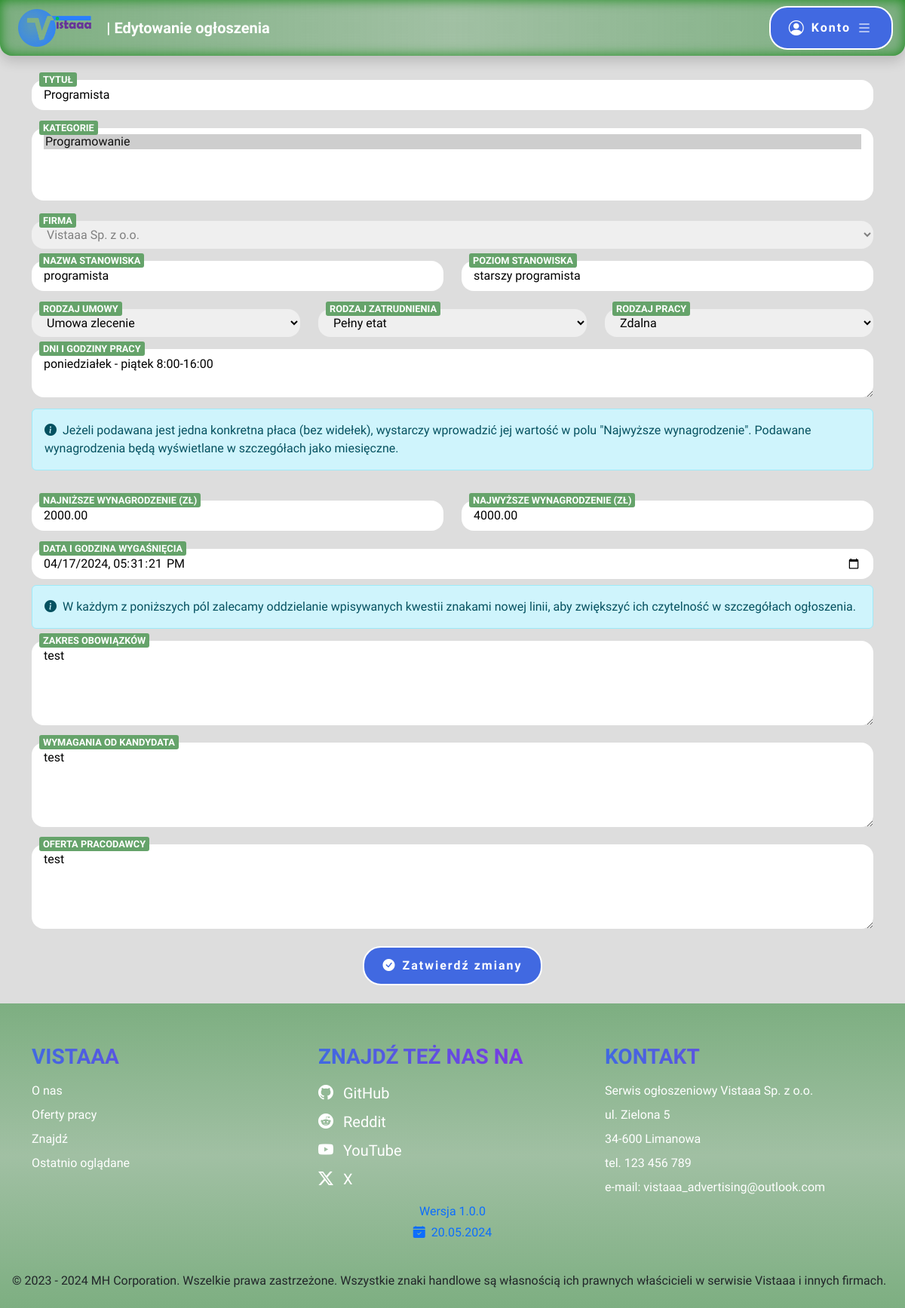
The app's page /offerform.php?id=1 (signed in) with its own data.
### tables this page shows
CREATE TABLE `advertisement` (
  `advertisement_id` int(10) UNSIGNED NOT NULL,
  `title` varchar(100) NOT NULL,
  `company_id` int(10) UNSIGNED NOT NULL,
  `position_name` varchar(50) NOT NULL,
  `position_level` varchar(50) NOT NULL,
  `contract_type` enum('Umowa o pracę','Umowa zlecenie','Umowa o dzieło') NOT NULL,
  `employment_type` enum('Pełny etat','Pół etatu','1/4 etatu','3/4 etatu','Staż','Praktyki','Wolontariat') NOT NULL,
  `work_type` enum('Zdalna','Stacjonarna','Hybrydowa') NOT NULL,
  `salary_lowest` decimal(8,2) DEFAULT NULL,
  `salary_highest` decimal(8,2) NOT NULL,
  `work_days` varchar(50) NOT NULL,
  `date_added` datetime NOT NULL,
  `date_expiration` datetime NOT NULL,
  `responsibilities` text NOT NULL,
  `requirements` text NOT NULL,
  `offer` text NOT NULL
);

### offerform.php (the view, shortened to what this page needs)
<?php
	require "connect.php";
	$connect = new mysqli($host, $db_user, $db_password, $db_name);
	if(isset($_GET["id"]) && array_key_exists("company_id", $_SESSION["logged"]))
	{
		$id = $_GET["id"];
		$result = $connect->execute_query('SELECT * FROM advertisement WHERE advertisement_id = ?', [$id]);
		if($result->num_rows == 1)
		{
			$editRow = $result->fetch_assoc();
		}
	}
	$contract_types = array("Umowa o pracę", "Umowa zlecenie", "Umowa o dzieło");
	$employment_types = array("Pełny etat", "Pół etatu", "1/4 etatu", "3/4 etatu", "Praktyki", "Staż", "Wolontariat");
	$work_types = array("Stacjonarna", "Zdalna", "Hybrydowa");
?>
<!DOCTYPE html>
<html lang="pl">
<head>
    <link href="https://cdn.jsdelivr.net/npm/bootstrap@5.3.3/dist/css/bootstrap.min.css" rel="stylesheet">
    <link rel="stylesheet" href="https://cdn.jsdelivr.net/npm/bootstrap-icons@1.11.3/font/bootstrap-icons.min.css">
    <link rel="stylesheet" href="style.css">
</head>
<body>
<?php
		include "header.php";
	?>
	<main>
		<article class="container-md">
			<?php
				$editError = false;
				$isEditModeEnabled = false;
				$connect = new mysqli($host, $db_user, $db_password, $db_name);
				$connect->set_charset('utf8mb4');
				if(isset($_GET["id"]))
				{
					$id = $_GET["id"];
					$result = $connect->execute_query('SELECT * FROM advertisement WHERE advertisement_id = ?', [$id]);
					if($result->num_rows != 1)
						$editError = true;
					else
					{
						$isEditModeEnabled = true;
						$categories = array();
						$editRow = $result->fetch_assoc();
						$result = $connect->execute_query('SELECT * FROM advertisement_category WHERE advertisement_id = ?', [$id]);
						while($offerCategory = $result->fetch_assoc())
							array_push($categories, $offerCategory["category_id"]);
					}
				}
				if(!$editError)
				{
					echo "<form action='offerform.php' id='offerForm'";
					if($isEditModeEnabled)
						echo "?id=".$_GET["id"];
					echo "' method='POST'>";
					echo "<div class='position-relative formInput mt-3'>";
                    echo "<input type='text' id='title' name='title' minlength='3' maxlength='100' placeholder='Tytuł' required class='rounded-4 border-0 w-100 py-2 px-3'";
					if($isEditModeEnabled)
						echo " value='".htmlspecialchars($editRow["title"])."'";
                    echo "><label for='title' class='position-absolute'>Tytuł</label>";
                    echo "</div>";
					echo "<div class='position-relative formInput mt-4'>";
					echo "<select id='category' multiple required name='category[]' class='rounded-4 border-0 w-100 py-2 px-3'>";
					$result = $connect->execute_query('SELECT category_id, name FROM category');
					while($row = $result->fetch_assoc())
					{
						echo "<option value='".$row["category_id"]."'";
						if($isEditModeEnabled && in_array($row["category_id"], $categories))
							echo " selected";
						echo ">".$row["name"]."</option>";
					}
                    echo "</select><label for='category' class='position-absolute'>Kategorie</label></div>";
					echo "<div class='position-relative formInput mt-4'>";
					echo "<select id='company' name='company' class='rounded-4 border-0 w-100 py-2 px-3'";
					if(array_key_exists("company_id", $_SESSION["logged"]))
						echo " disabled><option selected value='".$_SESSION["logged"]["company_id"]."'>".$_SESSION["logged"]["name"]."</option>";
                    echo "</select><label for='company' class='position-absolute'>Firma</label></div>";
					echo "<section class='row'>";
					echo "<div class='col-12 col-md-6'><div class='position-relative formInput mt-3'>";
					echo "<input type='text' id='name' name='name' minlength='3' maxlength='50' placeholder='Nazwa stanowiska' required class='rounded-4 border-0 w-100 py-2 px-3'";
					if($isEditModeEnabled)
						echo " value='".htmlspecialchars($editRow["position_name"])."'";
                    echo "><label for='name' class='position-absolute'>Nazwa stanowiska</label>";
                    echo "</div>";
					echo "</div>";
					echo "<div class='col-12 col-md-6'><div class='position-relative formInput mt-3'>";
					echo "<input type='text' id='level' name='level' minlength='3' maxlength='50' placeholder='Poziom stanowiska' required class='rounded-4 border-0 w-100 py-2 px-3'";
					if($isEditModeEnabled)
						echo " value='".htmlspecialchars($editRow["position_level"])."'";
                    echo "><label for='level' class='position-absolute'>Poziom stanowiska</label>";
                    echo "</div>";
					echo "</div>";
					echo "</section>";
					echo "<section class='row'>";
					echo "<div class='col-12 col-sm-6 col-md-4'><div class='position-relative formInput mt-4'>";
					echo "<select required id='contract' name='contract' class='rounded-4 border-0 w-100 py-2 px-3'><option value='' disabled selected hidden>Wybierz...</option>";
					for($i = 0; $i < count($contract_types); $i++)
					{
						echo "<option value='".$i."'";
						if($isEditModeEnabled && $editRow["contract_type"] == $contract_types[$i])
							echo " selected";
						echo ">".$contract_types[$i]."</option>";
					}
                    echo "</select><label for='contract' class='position-absolute'>Rodzaj umowy</label>";
                    echo "</div>";
					echo "</div>";
					echo "<div class='col-12 col-sm-6 col-md-4'><div class='position-relative formInput mt-4'>";
					echo "<select required id='employment' name='employment' class='rounded-4 border-0 w-100 py-2 px-3'><option value='' disabled selected hidden>Wybierz...</option>";
					for($i = 0; $i < count($employment_types); $i++)
					{
						echo "<option value='".$i."'";
						if($isEditModeEnabled && $editRow["employment_type"] == $employment_types[$i])
							echo " selected";
						echo ">".$employment_types[$i]."</option>";
					}
                    echo "</select><label for='employment' class='position-absolute'>Rodzaj zatrudnienia</label>";
                    echo "</div>";
					echo "</div>";
					echo "<div class='col-12 col-sm-6 col-md-4'><div class='position-relative formInput mt-4'>";
					echo "<select required id='work' name='work' class='rounded-4 border-0 w-100 py-2 px-3'><option value='' disabled selected hidden>Wybierz...</option>";
					for($i = 0; $i < count($work_types); $i++)
					{
						echo "<option value='".$i."'";
						if($isEditModeEnabled && $editRow["work_type"] == $work_types[$i])
							echo " selected";
						echo ">".$work_types[$i]."</option>";
					}
                    echo "</select><label for='work' class='position-absolute'>Rodzaj pracy</label>";
                    echo "</div>";
					echo "</div>";
					echo "</section>";
					echo "<div class='position-relative formInput mt-3'>";
                    echo "<textarea minlength='4' maxlength='50' rows='2' id='days' name='days' placeholder='Dni i godziny pracy' required class='rounded-4 border-0 w-100 py-2 px-3'>";
					if($isEditModeEnabled)
						echo htmlspecialchars($editRow["work_days"]);
                    echo "</textarea><label for='days' class='position-absolute'>Dni i godziny pracy</label>";
                    echo "</div>";
					echo "<div class='alert alert-info information mt-2'><i class='bi bi-info-circle-fill me-2'></i>Jeżeli podawana jest jedna konkretna płaca (bez widełek), wystarczy wprowadzić jej wartość w polu \"Najwyższe wynagrodzenie\". Podawane wynagrodzenia będą wyświetlane w szczegółach jako miesięczne.</div>";
					echo "<section class='row'>";
					echo "<div class='col-12 col-md-6'><div class='position-relative formInput mt-4'>";
					echo "<input type='number' id='salary_lowest' name='salary_lowest' min='0' max='999999.99' step='0.01' class='rounded-4 border-0 w-100 py-2 px-3'";
					if($isEditModeEnabled)
						echo " value='".$editRow["salary_lowest"]."'";
                    echo "><label for='salary_lowest' class='position-absolute'>Najniższe wynagrodzenie (zł)</label>";
                    echo "</div>";
					echo "</div>";
					echo "<div class='col-12 col-md-6'><div class='position-relative formInput mt-4'>";
					echo "<input type='number' id='salary_highest' name='salary_highest' min='0' max='999999.99' step='0.01' required class='rounded-4 border-0 w-100 py-2 px-3'";
					if($isEditModeEnabled)
						echo " value='".$editRow["salary_highest"]."'";
                    echo "><label for='salary_highest' class='position-absolute'>Najwyższe wynagrodzenie (zł)</label>";
                    echo "</div></div>";
					echo "</section>";
					echo "<div class='position-relative formInput mt-4'>";
                    echo "<input type='datetime-local' id='date' name='date' min='".date("Y-m-d\TH:i")."' required class='rounded-4 border-0 w-100 py-2 px-3'";
					if($isEditModeEnabled)
						echo " value='".$editRow["date_expiration"]."'";
                    echo "><label for='date' class='position-absolute'>Data i godzina wygaśnięcia</label>";
                    echo "</div>";
					echo "<div class='alert alert-info information mt-2'><i class='bi bi-info-circle-fill me-2'></i>W każdym z poniższych pól zalecamy oddzielanie wpisywanych kwestii znakami nowej linii, aby zwiększyć ich czytelność w szczegółach ogłoszenia.</div>";
					echo "<div class='position-relative formInput mt-3'>";
                    echo "<textarea minlength='20' maxlength='1000' rows='4' id='responsibilities' name='responsibilities' placeholder='Zakres obowiązków' required class='rounded-4 border-0 w-100 py-2 px-3'>";
					if($isEditModeEnabled)
						echo htmlspecialchars($editRow["responsibilities"]);
                    echo "</textarea><label for='responsibilities' class='position-absolute'>Zakres obowiązków</label>";
                    echo "</div>";
					echo "<div class='position-relative formInput mt-3'>";
                    echo "<textarea minlength='20' maxlength='1000' rows='4' id='requirements' name='requirements' placeholder='Wymagania od kandydata' required class='rounded-4 border-0 w-100 py-2 px-3'>";
					if($isEditModeEnabled)
						echo htmlspecialchars($editRow["requirements"]);
                    echo "</textarea><label for='requirements' class='position-absolute'>Wymagania od kandydata</label>";
                    echo "</div>";
					echo "<div class='position-relative formInput mt-3'>";
                    echo "<textarea minlength='20' maxlength='1000' rows='4' id='offer' name='offer' placeholder='Oferta pracodawcy' required class='rounded-4 border-0 w-100 py-2 px-3'>";
					if($isEditModeEnabled)
						echo htmlspecialchars($editRow["offer"]);
                    echo "</textarea><label for='offer' class='position-absolute'>Oferta pracodawcy</label>";
                    echo "</div>";
					echo "<button type='submit' class='commonButton d-block mx-auto mt-3'>";
						if($isEditModeEnabled)
							echo "<i class='bi bi-check-circle-fill me-2'></i>Zatwierdź zmiany";
						else
							echo "<i class='bi bi-plus-circle-fill me-2'></i>Dodaj ogłoszenie";
					echo "</button></form>";
				}
				else
					echo "<div class='alert alert-danger information'><strong>Wystąpił błąd: Nie znaleziono oferty o takim identyfikatorze.</strong></div>";
			?>
		</article>
	</main>
	<?php
		include "footer.php";
	?>
</body>
</html>

### style.css (style rules this page uses)
html, body { scrollbar-width: thin; scrollbar-color: var(--bs-primary) lightgray; font-family: Itim, cursive; }
.formInput > label { font-size: 0.8rem; top: -10px; left: 10px; padding-left: 5px; padding-right: 5px; z-index: 10; border-radius: 3px; background-color: white; transition: all 150ms ease-in-out; color: white; text-transform: uppercase; font-weight: bold; background-color: rgb(101 163 106); font-family: 'Signika Negative', sans-serif; }
.formInput > :is(input, textarea):placeholder-shown:not(:focus) ~ label { font-size: 1.2rem; top: 50%; transform: translateY(-50%); left: .35rem; pointer-events: none; text-transform: none; font-weight: normal; background-color: white; color: gray; }
body { padding-right: 0 !important; }
body { min-height: 100vh; background-color: #DDD; display: flex; flex-direction: column; }
main { flex: 1; margin-top: 1rem; }
.commonButton, .successButton, .dangerButton { border: 2px solid; font-weight: bold; border-radius: 1.5rem; letter-spacing: 2px; margin: 0 .25rem; padding: .75rem 1.5rem; font-family: 'Signika Negative', sans-serif; transition: .3s ease-in-out; color: white; }
.commonButton { background-color: #4169E1; }

### records on screen
advertisement: title "Programista", name "programista", level "starszy programista", contract "Umowa zlecenie", employment "Pełny etat", work "Zdalna", days "poniedziałek - piątek 8:00-16:00", salary_lowest "2000.00", salary_highest "4000.00", date "04/17/2024 17:31:21", responsibilities "test", requirements "test", offer "test"

### other values on screen
$pageName "Edytowanie ogłoszenia"
$version['major'] "1"
$version['minor'] "0"
$version['patch'] "0"
$version["releaseDate"]->format("d.m.Y") "20.05.2024"
$version["releaseDate"]->format("Y") "2024"
form field value "Programowanie ☑"
form field company "Vistaaa Sp. z o.o."
